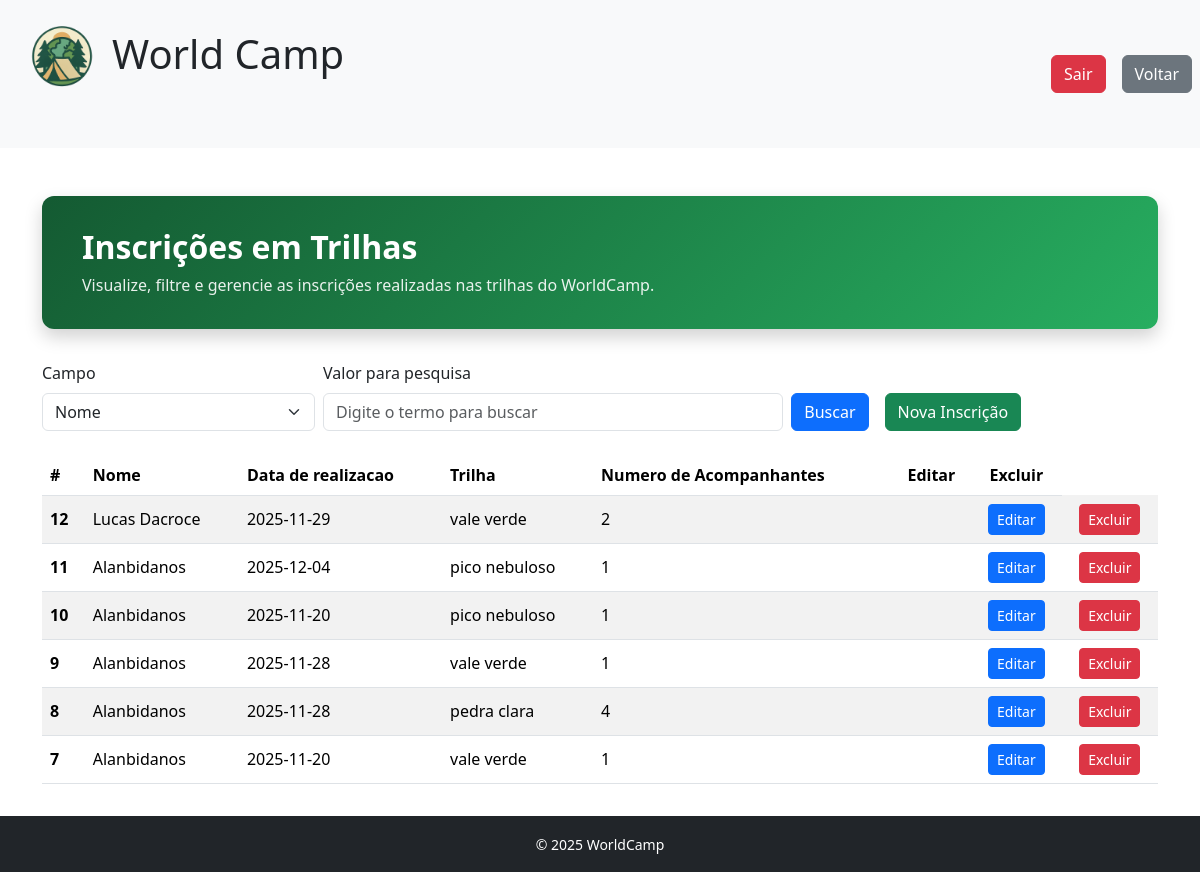
/telas/trilhas/TrilhasList.php (signed in), run on an earlier commit of the app's database.
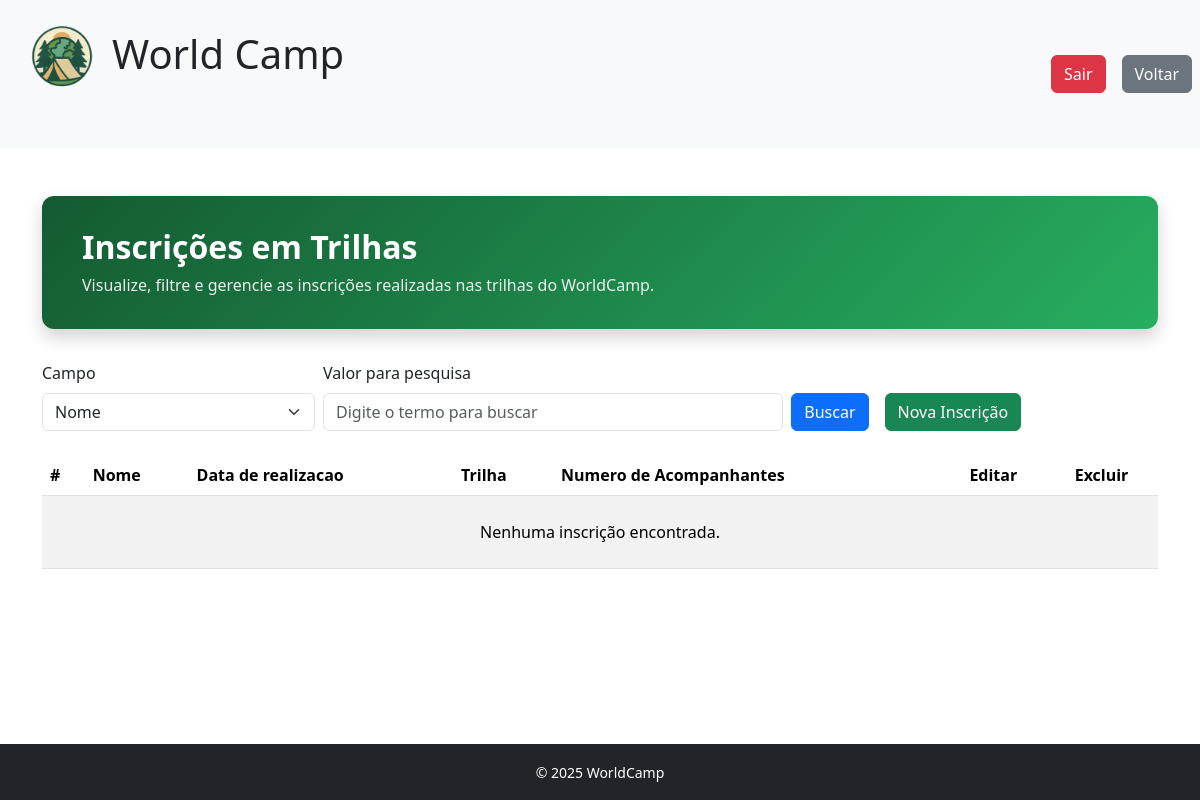
And on a later commit of the database.
### tables this page shows
CREATE TABLE IF NOT EXISTS `agendartrilhas` (
  `Id` int NOT NULL AUTO_INCREMENT,
  `nome_usuario` varchar(50) NOT NULL DEFAULT '',
  `data_realizacao` date NOT NULL,
  `trilha` varchar(50) NOT NULL DEFAULT '',
  `numero_acompanhantes` int DEFAULT NULL,
  PRIMARY KEY (`Id`)
);

### database/db.class.php (called while the page is built, shortened)
<?php
class db
{
    private $host = "localhost";
    private $user = "root";
    private $password = "";
    private $port = "3306";
    private $dbname = "WorldCamp";
    public function conn()
    {
        try {
            $conn = new PDO(
                "mysql:host=$this->host;dbname=$this->dbname;port=$this->port",
                $this->user,
                $this->password,
                [
                    PDO::ATTR_ERRMODE => PDO::ERRMODE_EXCEPTION,
                    PDO::MYSQL_ATTR_INIT_COMMAND => "SET NAMES utf8"
                ]
            );
            return $conn;
        } catch (PDOException $e) {
            echo "Erro: " . $e->getMessage();
            exit;
        }
    }
public function getTrilhasFiltradas($post)
{
    return $this->allTrilhas();
}
    public function allTrilhas()
    {
        $conn = $this->conn();
        $sql = "SELECT * FROM agendartrilhas ORDER BY Id DESC";
        $st = $conn->prepare($sql);
        $st->execute();
        return $st->fetchAll(PDO::FETCH_OBJ);
    }
}
?>

### telas/trilhas/TrilhasList.php (the view, shortened to what this page needs)
<?php
include '../../header.php';
include '../../database/db.class.php';
$db = new db();
$db->checkLogin();
$db->processarExclusaoTrilha();
$agendamento = $db->getTrilhasFiltradas($_POST);
?>
<div class="container my-4">
    <div class="hero-trilhas-list">
        <h2>Inscrições em Trilhas</h2>
        <p>Visualize, filtre e gerencie as inscrições realizadas nas trilhas do WorldCamp.</p>
    </div>
    <form action="./TrilhasList.php" method="post" class="mb-4">
        <div class="row g-2 align-items-end">
            <div class="col-md-3">
                <label class="form-label">Campo</label>
                <select name="tipo" class="form-select">
                    <option value="nome">Nome</option>
                </select>
            </div>
            <div class="col-md-5">
                <label class="form-label">Valor para pesquisa</label>
                <input type="text" name="valor" placeholder="Digite o termo para buscar" class="form-control">
            </div>
            <div class="col-md-4 d-flex gap-2">
                <div class="me-2">
                    <button type="submit" class="btn btn-primary w-100 mt-4">Buscar</button>
                </div>
                <div>
                    <a href="./TrilhasForm.php" class="btn btn-success w-100 mt-4">Nova Inscrição</a>
                </div>
            </div>
        </div>
    </form>
    <div class="mb-5 table-responsive">
        <table class="table table-striped table-hover table-inscricoes align-middle">
            <thead>
                <tr>
                    <th scope="col">#</th>
                    <th scope="col">Nome</th>
                    <th scope="col">Data de realizacao</th>
                    <th scope="col">Trilha</th>
                    <th scope="col">Numero de Acompanhantes</th>
                    <th scope="col" class="text-center">Editar</th>
                    <th scope="col" class="text-center">Excluir</th>
                </tr>
            </thead>
            <tbody>
                <?php if (!empty($agendamento)): ?>
                    <?php foreach ($agendamento as $item): ?>
                        <tr>
                            <th scope="row"><?= $item->Id ?></th>
                            <td><?= $item->nome_usuario ?></td>
                            <td><?= $item->data_realizacao ?></td>
                            <td><?= $item->trilha ?></td>
                            <td><?= $item->numero_acompanhantes ?></td>
                            <td>
                            </td>
                            <td class="text-center">
                                <a href="./TrilhasForm.php?Id=<?= $item->Id ?>" class="btn btn-primary btn-sm">Editar</a>
                            </td>
                            <td class="text-center">
                                <a href="./TrilhasList.php?Id=<?= $item->Id ?>"
                                    onclick="return confirm('Deseja Excluir esta inscrição?')"
                                    class="btn btn-danger btn-sm">Excluir</a>
                            </td>
                        </tr>
                    <?php endforeach; ?>
                <?php else: ?>
                    <tr>
                        <td colspan="7" class="text-center py-4">
                            Nenhuma inscrição encontrada.
                        </td>
                    </tr>
                <?php endif; ?>
            </tbody>
        </table>
    </div>
</div>
<?php
include '../../footer.php';
?>

What changed in the data, as far as the page shows it:
removed agendartrilhas: Id "12", nome_usuario "Lucas Dacroce", data_realizacao "2025-11-29", trilha "vale verde", numero_acompanhantes "2"
removed agendartrilhas: Id "11", nome_usuario "Alanbidanos", data_realizacao "2025-12-04", trilha "pico nebuloso", numero_acompanhantes "1"
removed agendartrilhas: Id "10", nome_usuario "Alanbidanos", data_realizacao "2025-11-20", trilha "pico nebuloso", numero_acompanhantes "1"
removed agendartrilhas: Id "9", nome_usuario "Alanbidanos", data_realizacao "2025-11-28", trilha "vale verde", numero_acompanhantes "1"
removed agendartrilhas: Id "8", nome_usuario "Alanbidanos", data_realizacao "2025-11-28", trilha "pedra clara", numero_acompanhantes "4"
removed agendartrilhas: Id "7", nome_usuario "Alanbidanos", data_realizacao "2025-11-20", trilha "vale verde", numero_acompanhantes "1"
Also different on the page:
text now shown: "Nenhuma inscrição encontrada."
